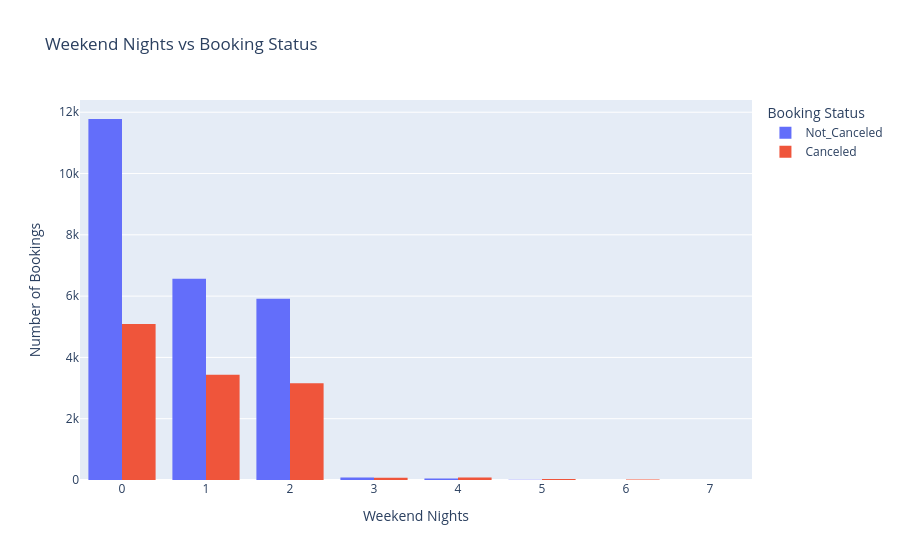

Notebook source saved alongside this figure:
### Markdown cell above
# Task-6.Compare with booking_status → whether long weekend booking cancellations are more frequent.

### Code cell
fig = px.histogram( df,x="no_of_weekend_nights",color="booking_status",barmode="group",title="Weekend Nights vs Booking Status",labels={
        "no_of_weekend_nights": "Number of Weekend Nights",
        "booking_status": "Booking Status"})

fig.update_layout(xaxis_title="Weekend Nights",yaxis_title="Number of Bookings",bargap=0.2)
fig.show()

### Figure 1 — Plotly figure (JSON) as saved in the notebook; plotly's stock layout.template omitted (floating-point values rounded to 4 significant figures; data arrays with more than 128 entries replaced by an {"elided": "..."} marker saying what was removed)
{"data": [{"alignmentgroup": "True", "bingroup": "x", "hovertemplate": "Booking Status=Not_Canceled<br>Number of Weekend Nights=%{x}<br>count=%{y}<extra></extra>", "legendgroup": "Not_Canceled", "marker": {"color": "#636efa", "pattern": {"shape": ""}}, "name": "Not_Canceled", "offsetgroup": "Not_Canceled", "orientation": "v", "showlegend": true, "type": "histogram", "x": {"elided": "24390 int values"}, "xaxis": "x", "yaxis": "y"}, {"alignmentgroup": "True", "bingroup": "x", "hovertemplate": "Booking Status=Canceled<br>Number of Weekend Nights=%{x}<br>count=%{y}<extra></extra>", "legendgroup": "Canceled", "marker": {"color": "#EF553B", "pattern": {"shape": ""}}, "name": "Canceled", "offsetgroup": "Canceled", "orientation": "v", "showlegend": true, "type": "histogram", "x": {"elided": "11885 int values"}, "xaxis": "x", "yaxis": "y"}], "layout": {"bargap": 0.2, "barmode": "group", "legend": {"title": {"text": "Booking Status"}, "tracegroupgap": 0}, "title": {"text": "Weekend Nights vs Booking Status"}, "xaxis": {"anchor": "y", "domain": [0, 1], "title": {"text": "Weekend Nights"}}, "yaxis": {"anchor": "x", "domain": [0, 1], "title": {"text": "Number of Bookings"}}}}
